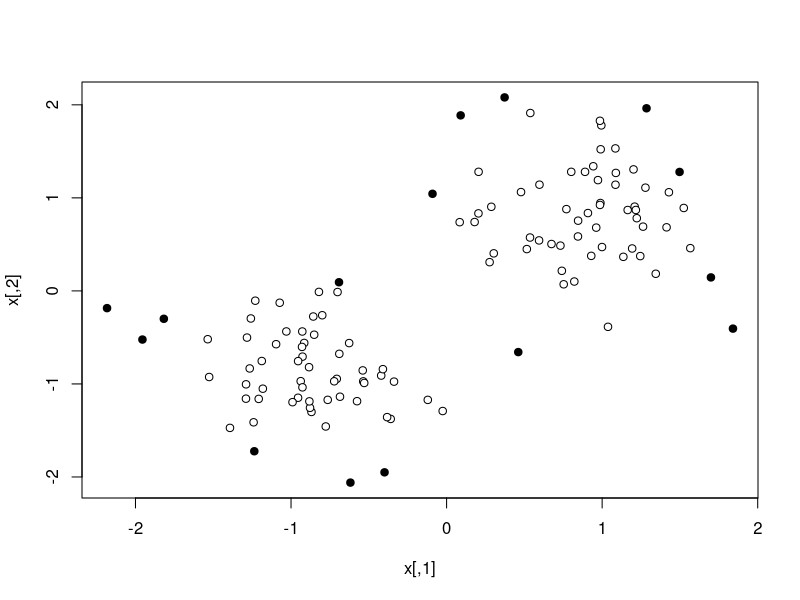

The R script that drew this image:
#########################################
# file  : 1-svm.R
# auther: norih
# date  : Dec 17th, 2020
# 1 class svm (support vector machine)
#########################################

library(kernlab)

x <- rbind(matrix(rnorm(120),ncol=2), matrix(rnorm(120, 4),ncol=2))
x <- scale(x)
rbf <- rbfdot(sigma=0.5)
ocsvm <- ksvm(x, type="one-svc", kernel=rbf, nu=0.1)

colorcode <- rep(0, nrow(x))
colorcode[ocsvm@alphaindex] <- 1 #支持ベクトルの色を1にセット
plot(x, pch=21, bg=colorcode)
